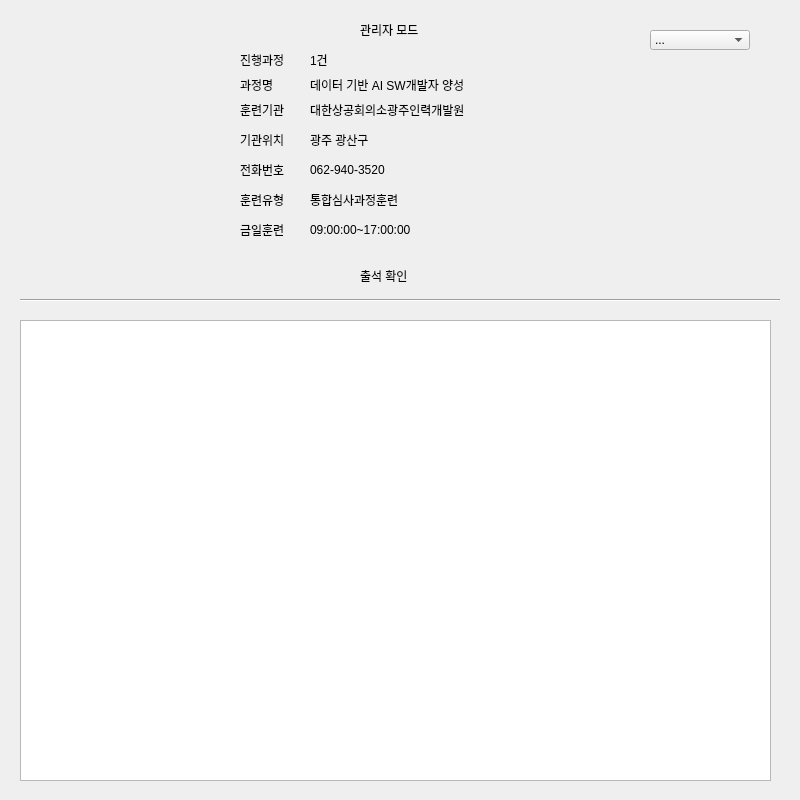
<?xml version="1.0" encoding="UTF-8"?>
<ui version="4.0">
 <class>Form</class>
 <widget class="QWidget" name="Form">
  <property name="geometry">
   <rect>
    <x>0</x>
    <y>0</y>
    <width>800</width>
    <height>800</height>
   </rect>
  </property>
  <property name="windowTitle">
   <string>Form</string>
  </property>
  <widget class="QStackedWidget" name="stackedWidget">
   <property name="geometry">
    <rect>
     <x>0</x>
     <y>0</y>
     <width>800</width>
     <height>800</height>
    </rect>
   </property>
   <property name="currentIndex">
    <number>0</number>
   </property>
   <widget class="QWidget" name="page">
    <widget class="QLabel" name="label_12">
     <property name="geometry">
      <rect>
       <x>310</x>
       <y>160</y>
       <width>300</width>
       <height>20</height>
      </rect>
     </property>
     <property name="text">
      <string>062-940-3520</string>
     </property>
    </widget>
    <widget class="QLabel" name="label_2">
     <property name="geometry">
      <rect>
       <x>240</x>
       <y>50</y>
       <width>50</width>
       <height>20</height>
      </rect>
     </property>
     <property name="text">
      <string>진행과정</string>
     </property>
    </widget>
    <widget class="QLabel" name="label_11">
     <property name="geometry">
      <rect>
       <x>240</x>
       <y>130</y>
       <width>50</width>
       <height>20</height>
      </rect>
     </property>
     <property name="text">
      <string>기관위치</string>
     </property>
    </widget>
    <widget class="QLabel" name="label">
     <property name="geometry">
      <rect>
       <x>360</x>
       <y>20</y>
       <width>80</width>
       <height>20</height>
      </rect>
     </property>
     <property name="text">
      <string>관리자 모드</string>
     </property>
    </widget>
    <widget class="QLabel" name="lb_class">
     <property name="geometry">
      <rect>
       <x>310</x>
       <y>50</y>
       <width>50</width>
       <height>20</height>
      </rect>
     </property>
     <property name="text">
      <string>1건</string>
     </property>
    </widget>
    <widget class="QLabel" name="label_8">
     <property name="geometry">
      <rect>
       <x>310</x>
       <y>100</y>
       <width>300</width>
       <height>20</height>
      </rect>
     </property>
     <property name="text">
      <string>대한상공회의소광주인력개발원</string>
     </property>
    </widget>
    <widget class="QLabel" name="label_10">
     <property name="geometry">
      <rect>
       <x>310</x>
       <y>130</y>
       <width>300</width>
       <height>20</height>
      </rect>
     </property>
     <property name="text">
      <string>광주 광산구</string>
     </property>
    </widget>
    <widget class="QLabel" name="lb_training">
     <property name="geometry">
      <rect>
       <x>310</x>
       <y>220</y>
       <width>300</width>
       <height>20</height>
      </rect>
     </property>
     <property name="text">
      <string>09:00:00~17:00:00</string>
     </property>
    </widget>
    <widget class="QLabel" name="label_14">
     <property name="geometry">
      <rect>
       <x>310</x>
       <y>190</y>
       <width>300</width>
       <height>20</height>
      </rect>
     </property>
     <property name="text">
      <string>통합심사과정훈련</string>
     </property>
    </widget>
    <widget class="QComboBox" name="cb_menu">
     <property name="geometry">
      <rect>
       <x>650</x>
       <y>30</y>
       <width>100</width>
       <height>20</height>
      </rect>
     </property>
     <item>
      <property name="text">
       <string>...</string>
      </property>
     </item>
     <item>
      <property name="text">
       <string>전체 공지</string>
      </property>
     </item>
     <item>
      <property name="text">
       <string>학생 일정</string>
      </property>
     </item>
     <item>
      <property name="text">
       <string>메신저</string>
      </property>
     </item>
    </widget>
    <widget class="QLabel" name="label_13">
     <property name="geometry">
      <rect>
       <x>240</x>
       <y>160</y>
       <width>50</width>
       <height>20</height>
      </rect>
     </property>
     <property name="text">
      <string>전화번호</string>
     </property>
    </widget>
    <widget class="QLabel" name="label_9">
     <property name="geometry">
      <rect>
       <x>240</x>
       <y>100</y>
       <width>50</width>
       <height>20</height>
      </rect>
     </property>
     <property name="text">
      <string>훈련기관</string>
     </property>
    </widget>
    <widget class="QLabel" name="lb_class_name">
     <property name="geometry">
      <rect>
       <x>310</x>
       <y>70</y>
       <width>300</width>
       <height>30</height>
      </rect>
     </property>
     <property name="text">
      <string>데이터 기반 AI SW개발자 양성</string>
     </property>
    </widget>
    <widget class="QLabel" name="label_3">
     <property name="geometry">
      <rect>
       <x>240</x>
       <y>70</y>
       <width>50</width>
       <height>30</height>
      </rect>
     </property>
     <property name="text">
      <string>과정명</string>
     </property>
    </widget>
    <widget class="QLabel" name="label_17">
     <property name="geometry">
      <rect>
       <x>240</x>
       <y>220</y>
       <width>50</width>
       <height>20</height>
      </rect>
     </property>
     <property name="text">
      <string>금일훈련</string>
     </property>
    </widget>
    <widget class="QLabel" name="label_15">
     <property name="geometry">
      <rect>
       <x>240</x>
       <y>190</y>
       <width>50</width>
       <height>20</height>
      </rect>
     </property>
     <property name="text">
      <string>훈련유형</string>
     </property>
    </widget>
    <widget class="QTableWidget" name="table_page1">
     <property name="geometry">
      <rect>
       <x>20</x>
       <y>320</y>
       <width>751</width>
       <height>461</height>
      </rect>
     </property>
     <property name="editTriggers">
      <set>QAbstractItemView::NoEditTriggers</set>
     </property>
     <attribute name="horizontalHeaderStretchLastSection">
      <bool>true</bool>
     </attribute>
    </widget>
    <widget class="QLabel" name="label_4">
     <property name="geometry">
      <rect>
       <x>360</x>
       <y>270</y>
       <width>56</width>
       <height>12</height>
      </rect>
     </property>
     <property name="text">
      <string>출석 확인</string>
     </property>
    </widget>
    <widget class="Line" name="line_5">
     <property name="geometry">
      <rect>
       <x>20</x>
       <y>290</y>
       <width>760</width>
       <height>20</height>
      </rect>
     </property>
     <property name="orientation">
      <enum>Qt::Horizontal</enum>
     </property>
    </widget>
   </widget>
   <widget class="QWidget" name="page_2">
    <widget class="QLabel" name="label_7">
     <property name="geometry">
      <rect>
       <x>370</x>
       <y>30</y>
       <width>56</width>
       <height>12</height>
      </rect>
     </property>
     <property name="text">
      <string>전체 공지</string>
     </property>
    </widget>
    <widget class="Line" name="line_2">
     <property name="geometry">
      <rect>
       <x>20</x>
       <y>50</y>
       <width>760</width>
       <height>20</height>
      </rect>
     </property>
     <property name="orientation">
      <enum>Qt::Horizontal</enum>
     </property>
    </widget>
    <widget class="QTableWidget" name="table_page2">
     <property name="geometry">
      <rect>
       <x>20</x>
       <y>100</y>
       <width>761</width>
       <height>361</height>
      </rect>
     </property>
     <property name="editTriggers">
      <set>QAbstractItemView::NoEditTriggers</set>
     </property>
     <attribute name="horizontalHeaderStretchLastSection">
      <bool>true</bool>
     </attribute>
    </widget>
    <widget class="QLabel" name="label_16">
     <property name="geometry">
      <rect>
       <x>370</x>
       <y>70</y>
       <width>56</width>
       <height>12</height>
      </rect>
     </property>
     <property name="text">
      <string>공지 내역</string>
     </property>
    </widget>
    <widget class="Line" name="line_8">
     <property name="geometry">
      <rect>
       <x>20</x>
       <y>470</y>
       <width>760</width>
       <height>20</height>
      </rect>
     </property>
     <property name="orientation">
      <enum>Qt::Horizontal</enum>
     </property>
    </widget>
    <widget class="QLabel" name="label_18">
     <property name="geometry">
      <rect>
       <x>30</x>
       <y>510</y>
       <width>70</width>
       <height>20</height>
      </rect>
     </property>
     <property name="text">
      <string>현재 공지 :</string>
     </property>
    </widget>
    <widget class="QLabel" name="lb_notice">
     <property name="geometry">
      <rect>
       <x>100</x>
       <y>510</y>
       <width>671</width>
       <height>20</height>
      </rect>
     </property>
     <property name="text">
      <string>문자 *</string>
     </property>
    </widget>
    <widget class="Line" name="line_9">
     <property name="geometry">
      <rect>
       <x>20</x>
       <y>550</y>
       <width>760</width>
       <height>20</height>
      </rect>
     </property>
     <property name="orientation">
      <enum>Qt::Horizontal</enum>
     </property>
    </widget>
    <widget class="QLineEdit" name="le_input_page2">
     <property name="geometry">
      <rect>
       <x>20</x>
       <y>580</y>
       <width>751</width>
       <height>91</height>
      </rect>
     </property>
    </widget>
    <widget class="QPushButton" name="pb_input_page2">
     <property name="geometry">
      <rect>
       <x>290</x>
       <y>710</y>
       <width>75</width>
       <height>23</height>
      </rect>
     </property>
     <property name="text">
      <string>공지</string>
     </property>
    </widget>
    <widget class="QPushButton" name="pb_delet_page2">
     <property name="geometry">
      <rect>
       <x>390</x>
       <y>710</y>
       <width>75</width>
       <height>23</height>
      </rect>
     </property>
     <property name="text">
      <string>내리기</string>
     </property>
    </widget>
    <widget class="QPushButton" name="pb_home_page2">
     <property name="geometry">
      <rect>
       <x>680</x>
       <y>20</y>
       <width>75</width>
       <height>23</height>
      </rect>
     </property>
     <property name="text">
      <string>HOME</string>
     </property>
    </widget>
   </widget>
   <widget class="QWidget" name="page_3">
    <widget class="QLabel" name="label_56">
     <property name="geometry">
      <rect>
       <x>370</x>
       <y>20</y>
       <width>60</width>
       <height>20</height>
      </rect>
     </property>
     <property name="text">
      <string>학생 일정</string>
     </property>
    </widget>
    <widget class="Line" name="line_3">
     <property name="geometry">
      <rect>
       <x>20</x>
       <y>40</y>
       <width>760</width>
       <height>20</height>
      </rect>
     </property>
     <property name="orientation">
      <enum>Qt::Horizontal</enum>
     </property>
    </widget>
    <widget class="QTabWidget" name="tab_page3">
     <property name="geometry">
      <rect>
       <x>20</x>
       <y>60</y>
       <width>760</width>
       <height>520</height>
      </rect>
     </property>
     <property name="currentIndex">
      <number>0</number>
     </property>
     <widget class="QWidget" name="tab_1">
      <attribute name="title">
       <string>달력</string>
      </attribute>
      <widget class="QCalendarWidget" name="calendar_page3">
       <property name="geometry">
        <rect>
         <x>0</x>
         <y>0</y>
         <width>755</width>
         <height>495</height>
        </rect>
       </property>
       <property name="verticalHeaderFormat">
        <enum>QCalendarWidget::NoVerticalHeader</enum>
       </property>
       <property name="navigationBarVisible">
        <bool>true</bool>
       </property>
      </widget>
     </widget>
     <widget class="QWidget" name="tab_2">
      <attribute name="title">
       <string>리스트 보기</string>
      </attribute>
      <widget class="QTableWidget" name="table_page3">
       <property name="geometry">
        <rect>
         <x>0</x>
         <y>0</y>
         <width>755</width>
         <height>495</height>
        </rect>
       </property>
       <property name="editTriggers">
        <set>QAbstractItemView::NoEditTriggers</set>
       </property>
       <attribute name="horizontalHeaderStretchLastSection">
        <bool>true</bool>
       </attribute>
      </widget>
     </widget>
    </widget>
    <widget class="QLineEdit" name="le_input_page3">
     <property name="geometry">
      <rect>
       <x>20</x>
       <y>660</y>
       <width>760</width>
       <height>40</height>
      </rect>
     </property>
    </widget>
    <widget class="QPushButton" name="pb_input_page3">
     <property name="geometry">
      <rect>
       <x>310</x>
       <y>730</y>
       <width>75</width>
       <height>23</height>
      </rect>
     </property>
     <property name="text">
      <string>추가</string>
     </property>
    </widget>
    <widget class="QPushButton" name="pb_delet_page3">
     <property name="geometry">
      <rect>
       <x>410</x>
       <y>730</y>
       <width>75</width>
       <height>23</height>
      </rect>
     </property>
     <property name="text">
      <string>삭제</string>
     </property>
    </widget>
    <widget class="QPushButton" name="pb_home_page3">
     <property name="geometry">
      <rect>
       <x>680</x>
       <y>20</y>
       <width>75</width>
       <height>23</height>
      </rect>
     </property>
     <property name="text">
      <string>HOME</string>
     </property>
    </widget>
    <widget class="QComboBox" name="cb_name">
     <property name="geometry">
      <rect>
       <x>80</x>
       <y>20</y>
       <width>120</width>
       <height>20</height>
      </rect>
     </property>
    </widget>
    <widget class="QLabel" name="label_6">
     <property name="geometry">
      <rect>
       <x>20</x>
       <y>20</y>
       <width>60</width>
       <height>20</height>
      </rect>
     </property>
     <property name="text">
      <string>이름 :</string>
     </property>
    </widget>
    <widget class="Line" name="line_7">
     <property name="geometry">
      <rect>
       <x>20</x>
       <y>620</y>
       <width>760</width>
       <height>20</height>
      </rect>
     </property>
     <property name="orientation">
      <enum>Qt::Horizontal</enum>
     </property>
    </widget>
   </widget>
   <widget class="QWidget" name="page_4">
    <widget class="QLabel" name="label_59">
     <property name="geometry">
      <rect>
       <x>370</x>
       <y>20</y>
       <width>60</width>
       <height>20</height>
      </rect>
     </property>
     <property name="text">
      <string>메신저</string>
     </property>
    </widget>
    <widget class="QListWidget" name="list_page4">
     <property name="geometry">
      <rect>
       <x>179</x>
       <y>60</y>
       <width>601</width>
       <height>590</height>
      </rect>
     </property>
    </widget>
    <widget class="Line" name="line_4">
     <property name="geometry">
      <rect>
       <x>20</x>
       <y>40</y>
       <width>760</width>
       <height>20</height>
      </rect>
     </property>
     <property name="orientation">
      <enum>Qt::Horizontal</enum>
     </property>
    </widget>
    <widget class="QLineEdit" name="le_input_page4">
     <property name="geometry">
      <rect>
       <x>20</x>
       <y>680</y>
       <width>761</width>
       <height>20</height>
      </rect>
     </property>
    </widget>
    <widget class="QPushButton" name="pb_delet_page4">
     <property name="geometry">
      <rect>
       <x>710</x>
       <y>760</y>
       <width>75</width>
       <height>23</height>
      </rect>
     </property>
     <property name="text">
      <string>삭제</string>
     </property>
    </widget>
    <widget class="QPushButton" name="pb_home_page4">
     <property name="geometry">
      <rect>
       <x>680</x>
       <y>20</y>
       <width>75</width>
       <height>23</height>
      </rect>
     </property>
     <property name="text">
      <string>HOME</string>
     </property>
    </widget>
    <widget class="Line" name="line">
     <property name="geometry">
      <rect>
       <x>160</x>
       <y>50</y>
       <width>20</width>
       <height>611</height>
      </rect>
     </property>
     <property name="orientation">
      <enum>Qt::Vertical</enum>
     </property>
    </widget>
    <widget class="Line" name="line_6">
     <property name="geometry">
      <rect>
       <x>20</x>
       <y>650</y>
       <width>760</width>
       <height>20</height>
      </rect>
     </property>
     <property name="orientation">
      <enum>Qt::Horizontal</enum>
     </property>
    </widget>
    <widget class="QTableWidget" name="table_page4">
     <property name="geometry">
      <rect>
       <x>20</x>
       <y>60</y>
       <width>141</width>
       <height>591</height>
      </rect>
     </property>
     <property name="editTriggers">
      <set>QAbstractItemView::NoEditTriggers</set>
     </property>
     <attribute name="horizontalHeaderStretchLastSection">
      <bool>true</bool>
     </attribute>
    </widget>
   </widget>
  </widget>
 </widget>
 <resources/>
 <connections/>
</ui>
